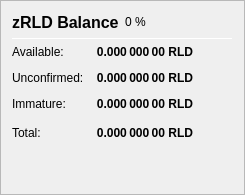
                   <widget class="QFrame" name="frame_ZerocoinBalances">
                    <property name="frameShape">
                     <enum>QFrame::StyledPanel</enum>
                    </property>
                    <property name="frameShadow">
                     <enum>QFrame::Raised</enum>
                    </property>
                    <layout class="QVBoxLayout" name="verticalLayout_7">
                     <item>
                      <layout class="QHBoxLayout" name="horizontalLayout_8" stretch="0,0,0">
                       <item>
                        <widget class="QLabel" name="label_5z_3">
                         <property name="minimumSize">
                          <size>
                           <width>0</width>
                           <height>20</height>
                          </size>
                         </property>
                         <property name="font">
                          <font>
                           <pointsize>12</pointsize>
                           <weight>75</weight>
                           <bold>true</bold>
                          </font>
                         </property>
                         <property name="text">
                          <string>zRLD Balance</string>
                         </property>
                        </widget>
                       </item>
                       <item>
                        <widget class="QLabel" name="labelzRLDPercent">
                         <property name="text">
                          <string notr="true">0 %</string>
                         </property>
                        </widget>
                       </item>
                       <item>
                        <spacer name="horizontalSpacer_11">
                         <property name="orientation">
                          <enum>Qt::Horizontal</enum>
                         </property>
                         <property name="sizeHint" stdset="0">
                          <size>
                           <width>40</width>
                           <height>20</height>
                          </size>
                         </property>
                        </spacer>
                       </item>
                      </layout>
                     </item>
                     <item>
                      <widget class="Line" name="line_ZerocoinBalance">
                       <property name="minimumSize">
                        <size>
                         <width>0</width>
                         <height>1</height>
                        </size>
                       </property>
                       <property name="maximumSize">
                        <size>
                         <width>16777215</width>
                         <height>1</height>
                        </size>
                       </property>
                       <property name="orientation">
                        <enum>Qt::Horizontal</enum>
                       </property>
                      </widget>
                     </item>
                     <item>
                      <layout class="QGridLayout" name="gridLayout_5">
                       <property name="spacing">
                        <number>12</number>
                       </property>
                       <item row="1" column="0">
                        <widget class="QLabel" name="labelzBalanceMatureText">
                         <property name="toolTip">
                          <string>Mature: more than 20 confirmation and more than 1 mint of the same denomination after it was minted.
These zRLD are spendable.</string>
                         </property>
                         <property name="text">
                          <string>Available:</string>
                         </property>
                        </widget>
                       </item>
                       <item row="1" column="1">
                        <widget class="QLabel" name="labelzBalanceMature">
                         <property name="font">
                          <font>
                           <weight>75</weight>
                           <bold>true</bold>
                          </font>
                         </property>
                         <property name="toolTip">
                          <string>Mature: more than 20 confirmation and more than 1 mint of the same denomination after it was minted.
These zRLD are spendable.</string>
                         </property>
                         <property name="text">
                          <string notr="true">0.000 000 00 RLD</string>
                         </property>
                         <property name="alignment">
                          <set>Qt::AlignRight|Qt::AlignTrailing|Qt::AlignVCenter</set>
                         </property>
                        </widget>
                       </item>
                       <item row="2" column="0">
                        <widget class="QLabel" name="labelzBalanceUnconfirmedText">
                         <property name="toolTip">
                          <string>Unconfirmed: less than 20 confirmations
Immature: confirmed, but less than 1 mint of the same denomination after it was minted</string>
                         </property>
                         <property name="text">
                          <string>Unconfirmed:</string>
                         </property>
                        </widget>
                       </item>
                       <item row="2" column="1">
                        <widget class="QLabel" name="labelzBalanceUnconfirmed">
                         <property name="font">
                          <font>
                           <weight>75</weight>
                           <bold>true</bold>
                          </font>
                         </property>
                         <property name="toolTip">
                          <string>Unconfirmed: less than 20 confirmations
Immature: confirmed, but less than 1 mint of the same denomination after it was minted</string>
                         </property>
                         <property name="text">
                          <string notr="true">0.000 000 00 RLD</string>
                         </property>
                         <property name="alignment">
                          <set>Qt::AlignRight|Qt::AlignTrailing|Qt::AlignVCenter</set>
                         </property>
                        </widget>
                       </item>
                       <item row="3" column="0">
                        <widget class="QLabel" name="labelzBalanceImmatureText">
                         <property name="toolTip">
                          <string>Unconfirmed: less than 20 confirmations
Immature: confirmed, but less than 1 mint of the same denomination after it was minted</string>
                         </property>
                         <property name="text">
                          <string>Immature:</string>
                         </property>
                        </widget>
                       </item>
                       <item row="3" column="1">
                        <widget class="QLabel" name="labelzBalanceImmature">
                         <property name="font">
                          <font>
                           <weight>75</weight>
                           <bold>true</bold>
                          </font>
                         </property>
                         <property name="toolTip">
                          <string>Unconfirmed: less than 20 confirmations
Immature: confirmed, but less than 1 mint of the same denomination after it was minted</string>
                         </property>
                         <property name="text">
                          <string notr="true">0.000 000 00 RLD</string>
                         </property>
                         <property name="alignment">
                          <set>Qt::AlignRight|Qt::AlignTrailing|Qt::AlignVCenter</set>
                         </property>
                        </widget>
                       </item>
                       <item row="4" column="0">
                        <widget class="QLabel" name="labelzBalanceText">
                         <property name="toolTip">
                          <string>Your current zRLD balance, unconfirmed and immature zRLD included.</string>
                         </property>
                         <property name="text">
                          <string>Total:</string>
                         </property>
                        </widget>
                       </item>
                       <item row="4" column="1">
                        <widget class="QLabel" name="labelzBalance">
                         <property name="font">
                          <font>
                           <weight>75</weight>
                           <bold>true</bold>
                          </font>
                         </property>
                         <property name="cursor">
                          <cursorShape>IBeamCursor</cursorShape>
                         </property>
                         <property name="toolTip">
                          <string>Your current zRLD balance, unconfirmed and immature zRLD included.</string>
                         </property>
                         <property name="text">
                          <string notr="true">0.000 000 00 RLD</string>
                         </property>
                         <property name="alignment">
                          <set>Qt::AlignRight|Qt::AlignTrailing|Qt::AlignVCenter</set>
                         </property>
                         <property name="textInteractionFlags">
                          <set>Qt::LinksAccessibleByMouse|Qt::TextSelectableByKeyboard|Qt::TextSelectableByMouse</set>
                         </property>
                        </widget>
                       </item>
                       <item row="4" column="2">
                        <spacer name="horizontalSpacer_4">
                         <property name="orientation">
                          <enum>Qt::Horizontal</enum>
                         </property>
                         <property name="sizeHint" stdset="0">
                          <size>
                           <width>40</width>
                           <height>20</height>
                          </size>
                         </property>
                        </spacer>
                       </item>
                      </layout>
                     </item>
                     <item>
                      <spacer name="verticalSpacer_4">
                       <property name="orientation">
                        <enum>Qt::Vertical</enum>
                       </property>
                       <property name="sizeHint" stdset="0">
                        <size>
                         <width>20</width>
                         <height>40</height>
                        </size>
                       </property>
                      </spacer>
                     </item>
                    </layout>
                   </widget>
